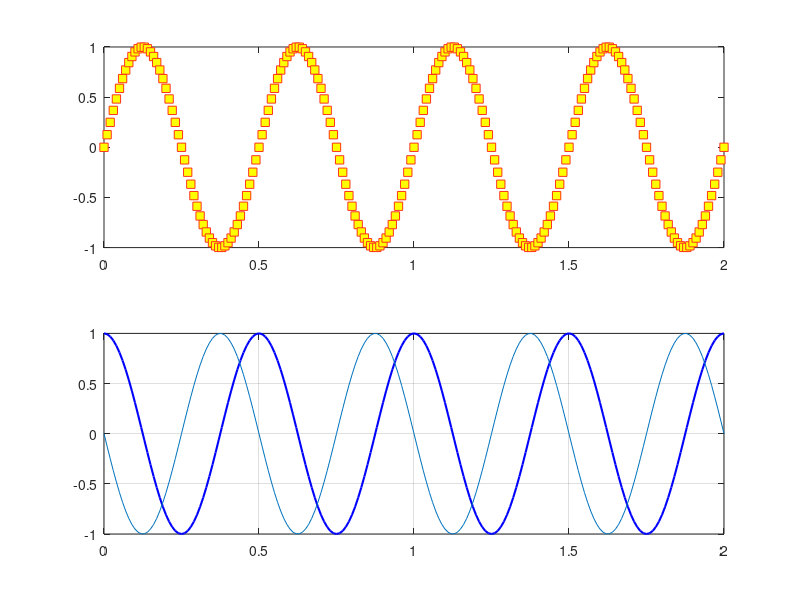

This chart was generated by the following MATLAB code:
clc;
clear;
close all;

f0 = 2;
t = 0:0.01:2;

x = sin (2*pi*f0*t);
y = cos (2*pi*f0*t);

figure;

subplot(2,1,1);
plot (t,x,'s','Color',[1 0.20 0.10],'MarkerFaceColor','y');

subplot(2,1,2);
plot (t,y,'b','LineWidth',1.5);
grid on;

figure(1);
hold on;
plot (t,-x);
